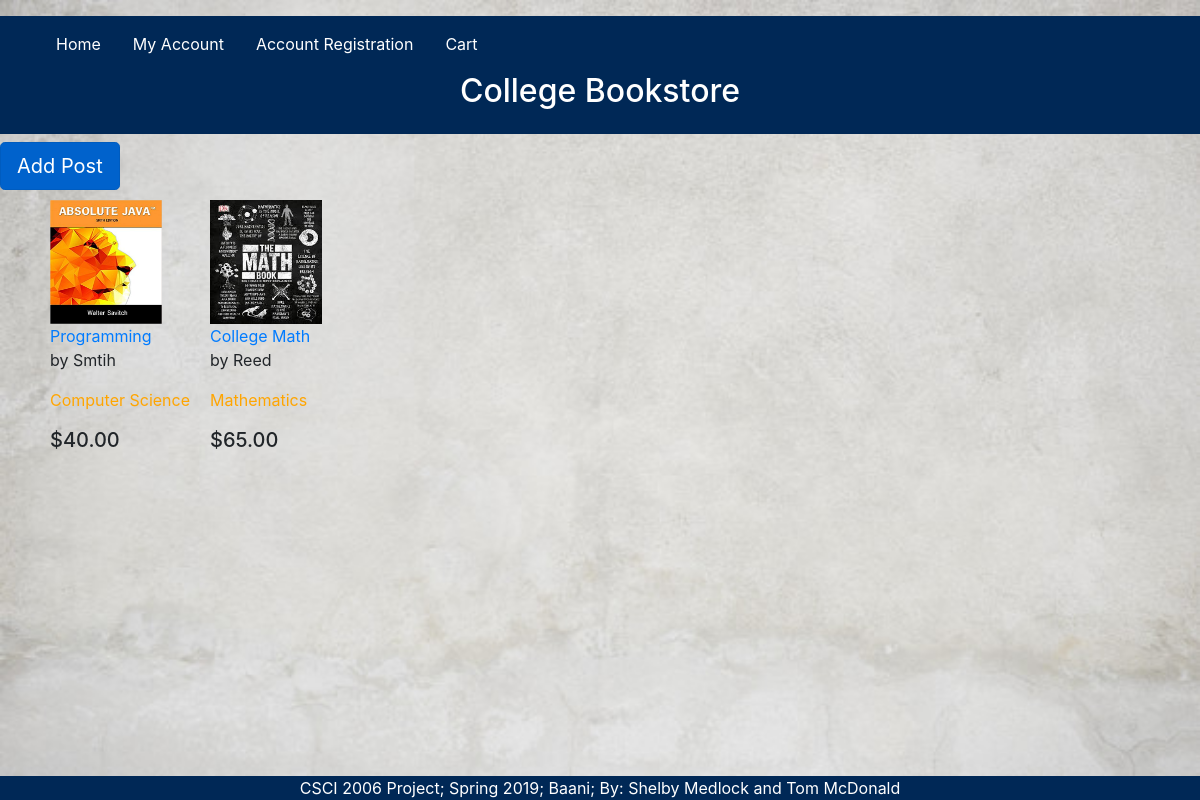
/studentMarketplace.php, run on an earlier commit of the app's database.
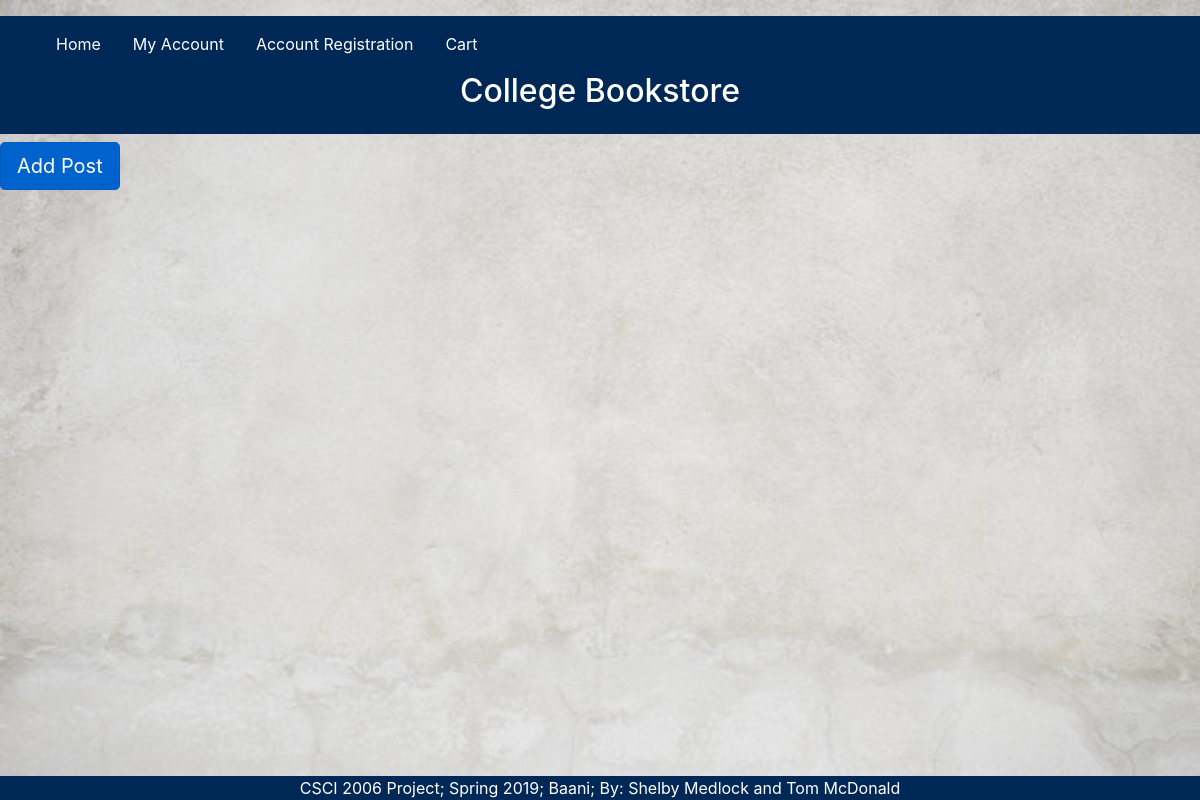
And on a later commit of the database.
### tables this page shows
CREATE TABLE `marketbooks` (
  `postId` int(11) NOT NULL,
  `title` varchar(255) DEFAULT NULL,
  `author` varchar(255) DEFAULT NULL,
  `category` varchar(255) DEFAULT NULL,
  `isbn` varchar(255) NOT NULL,
  `condition` varchar(255) DEFAULT NULL,
  `price` double(100,2) DEFAULT NULL,
  `sellerId` int(11) DEFAULT NULL,
  `bookCover` varchar(255) DEFAULT NULL
);

### includes/config.inc.php (called while the page is built, shortened)
<?php
spl_autoload_register(function ($class) {
    $file = 'lib/' . $class . '.class.php';
});
?>

### lib/Book.class.php (the view, shortened to what this page needs)
<?php
require_once "includes/config.inc.php";
  class Book {
    private $title;
    private $author;
    private $price;
    private $genre;
    private $cover;
    private $postId;
    function __construct($title, $author, $isbn, $genre, $price, $condition, $sellerId){
      $this->title = $title;
      $this->author = $author;
      $this->genre = $genre;
      $this->price = $price;
    }
    public function __toString(){
      return "<li class=\"item\"><div class=\"bookContainer\">
              <img src=\"images/$this->cover\" alt=\"$this->title\" class=\"bookSell\" height=124 width=112>
      		    <div class=\"bookinfo\">
              <a href=\"bookPage.php?postId=$this->postId\">$this->title</a>
              <p> by $this->author</p>
              <p style=\"color:orange;\">$this->genre</p>
              <h5>\$$this->price</h5>
      		   </div>
      </div></li>
      ";
    }
    public function setPostId($postId){$this->postId = $postId;}
    public function setCover($genre){
      if ($genre == "Computer Science"){
        $this->cover = "compsci.jpg";
      }elseif ($genre == "Mathematics"){
        $this->cover = "math.jpg";
      }elseif ($genre == "History"){
        $this->cover = "history.jpg";
      }elseif ($genre == "Sociology"){
        $this->cover = "sociology.jpg";
      }else{
          $this->cover = "book.jpg";
        }
    }
  }
?>

### studentMarketplace.php (shortened to what this page needs)
<?php
  require_once "includes/config.inc.php";
 ?>
<!DOCTYPE html>
<html lang="en">
	<head>
		<link rel="stylesheet" href="https://stackpath.bootstrapcdn.com/bootstrap/4.3.1/css/bootstrap.min.css">
		<link href="css/mainStyles.css" rel="stylesheet"/>
	</head>
	<body>
		<?php include "includes/header.inc.php";?>
		<main>
      <a href="addBook.php" class="btn btn-primary btn-lg active" role="button" aria-pressed="true">Add Post</a>
			<ul class="marketcontent">
			<?php
		function displayOffers($amt, $condition = "default"){
			global $pdo;
			if($condition === "default"){
				$sql = "SELECT * FROM marketBooks LIMIT $amt";
				$statement = $pdo->prepare($sql);
				$statement->execute();
				return $statement;
			}else{
				$sql = "SELECT * FROM marketBooks WHERE $condition LIMIT $amt";
				$statement = $pdo->prepare($sql);
				$statement->execute();
				return $statement;
			}
		}
		$results = displayOffers(20);
		foreach($results as $result){
			$book = new Book($result['title'], $result['author'], $result['isbn'], $result['category'], $result['price'], $result['condition'], $result['bookCover'], $result['sellerId']);
      $book->setPostId($result['postId']);
      echo "$book";
		}
			 ?>
		 </ul>
		</main>
		<?php include "includes/footer.inc.php";?>
	</body>
</html>

### includes/header.inc.php
<header>
  <nav id="headnav">
    <ul>
      <li><a href="index.php">Home</a></li>
      <li><a href="logIn.php">My Account</a></li>
      <li><a href="accountReg.php">Account Registration</a></li>
      <li><a href="cart.php">Cart</a></li>
    </ul>
    <h1>College Bookstore</h1>
  </nav>
</header>

### includes/footer.inc.php
<footer>CSCI 2006 Project; Spring 2019; Baani; By: Shelby Medlock and Tom McDonald</footer>

### css/mainStyles.css (style rules this page uses)
body { background-image: url("../images/background.png"); background-size: 100%; width: 100%; }
#headnav { width: 100%; background-color: #002856; }
h1 { clear: left; text-align: center; background: #002856; color: white; font-size: 32px; padding-bottom: 2%; }
#headnav ul li { float: left; }
#headnav ul { background-color: #002856; list-style-type: none; }
#headnav ul li a { padding: 16px 16px; text-decoration: none; text-align: center; color: white; display: block; }
footer { position: fixed; width: 100%; bottom: 0; left: 0; background-color: #002856; text-align: center; color: white; }
.marketcontent li { float: left; margin: 10px; }
.marketcontent { list-style-type: none; }

What changed in the data, as far as the page shows it:
removed marketbooks: bookCover (picture), title "Programming", author "Smtih", category "Computer Science", price "40.00"
removed marketbooks: bookCover (picture), title "College Math", author "Reed", category "Mathematics", price "65.00"
